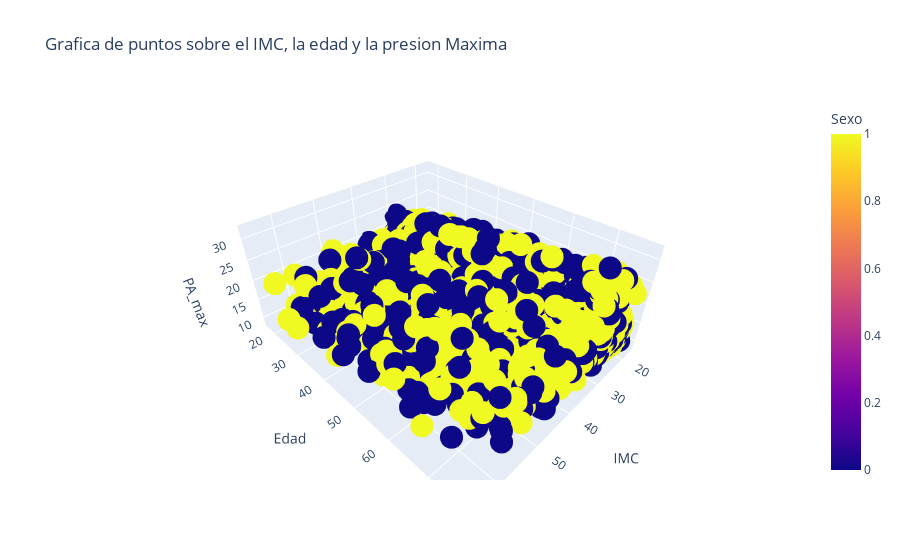

Write notebook code for a chart like this one.
### Code cell
fig = px.scatter_3d(df, x='IMC', y='Edad', z='PA_max', color='Sexo',title='Grafica de puntos sobre el IMC, la edad y la presion Maxima')
fig.show()

### Figure 1 — Plotly figure (JSON) as saved in the notebook; plotly's stock layout.template omitted (floating-point values rounded to 4 significant figures; data arrays with more than 128 entries replaced by an {"elided": "..."} marker saying what was removed)
{"data": [{"hovertemplate": "IMC=%{x}<br>Edad=%{y}<br>PA_max=%{z}<br>Sexo=%{marker.color}<extra></extra>", "legendgroup": "", "marker": {"color": {"elided": "5000 int values"}, "coloraxis": "coloraxis", "symbol": "circle"}, "mode": "markers", "name": "", "scene": "scene", "showlegend": false, "type": "scatter3d", "x": {"elided": "5000 float values"}, "y": {"elided": "5000 int values"}, "z": {"elided": "5000 float values"}}], "layout": {"coloraxis": {"colorbar": {"title": {"text": "Sexo"}}, "colorscale": [[0, "#0d0887"], [0.1111, "#46039f"], [0.2222, "#7201a8"], [0.3333, "#9c179e"], [0.4444, "#bd3786"], [0.5556, "#d8576b"], [0.6667, "#ed7953"], [0.7778, "#fb9f3a"], [0.8889, "#fdca26"], [1, "#f0f921"]]}, "legend": {"tracegroupgap": 0}, "scene": {"domain": {"x": [0, 1], "y": [0, 1]}, "xaxis": {"title": {"text": "IMC"}}, "yaxis": {"title": {"text": "Edad"}}, "zaxis": {"title": {"text": "PA_max"}}}, "title": {"text": "Grafica de puntos sobre el IMC, la edad y la presion Maxima"}}}
